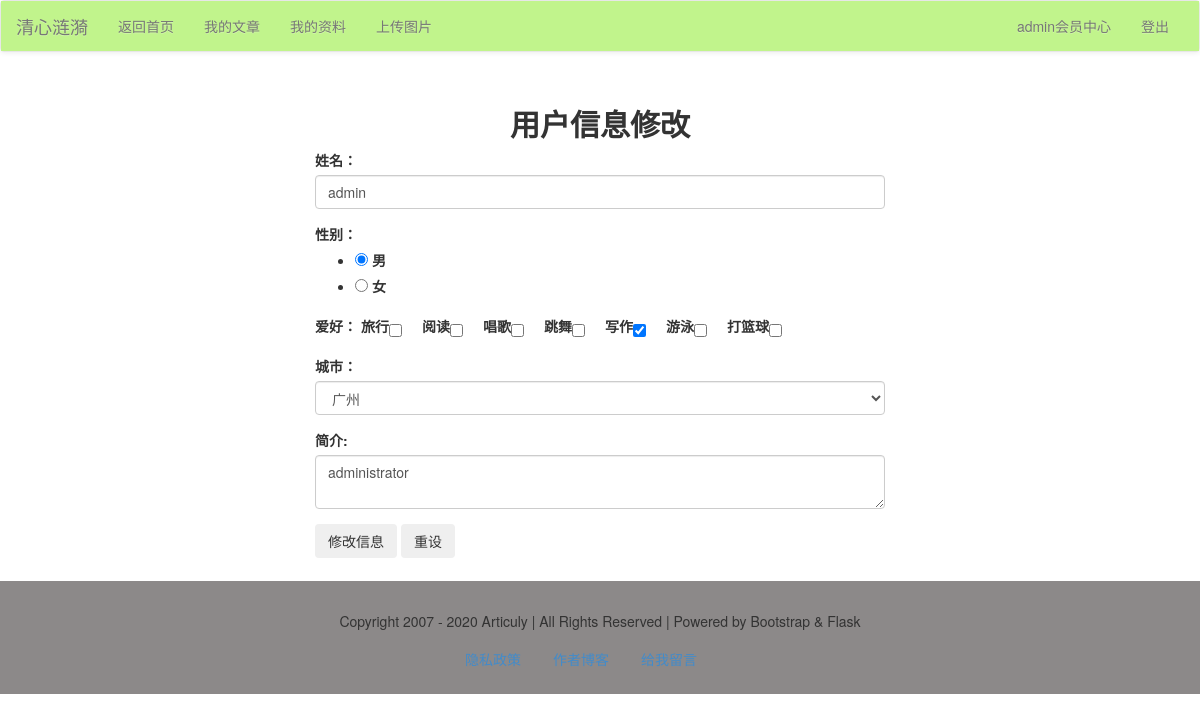
/member/user/edit/ (signed in), run on the app's committed database.
### models.py (models this page shows, shortened)
class User(db.Model):
    id = db.Column(db.Integer, primary_key=True)
    username = db.Column(db.String)
    password = db.Column(db.String)
    realname = db.Column(db.String)
    sex = db.Column(db.Integer)
    city = db.Column(db.String)
    hobby = db.Column(db.String)
    intro = db.Column(db.String)
    comment = db.relationship('Comment')

### member/users.py (the view)
@member_app.route("/user/edit/", methods=['get', 'post'])
def userEdit():
    message = None
    form = EditInfoForm()
    user = User.query.filter_by(username=session['user']).one()
    if form.validate_on_submit():
        user.realname = form.data['name']
        user.sex = form.data['sex']
        user.hobby = ', '.join(form.data['hobby'])
        user.city = form.data['city']
        user.intro = form.data['intro']
        try:
            db.session.commit()
            message = '修改成功'
        except Exception as e:
            print(str(e))
            message = '后台发生错误'
    elif form.errors:
        print(form.errors)
        message = '表单发生错误'
    else:
        form.name.data = user.realname
        form.sex.data = user.sex
        form.hobby.data = user.hobby
        form.city.data = user.city
        form.intro.data = user.intro
    return render_template("member/info/info_edit.html", message=message, user=user, form=form)

### forms/account_form.py
class EditInfoForm(FlaskForm):
    name = StringField('姓名：',
                       validators=[DataRequired('真实姓名必填')],
                       render_kw={'class': 'form-control', 'placeholder': "请填写您的真实姓名"})
    sex = RadioField('性别：', coerce=int,
                     choices=[(1, '男'), (2, '女')])
    hobby = CheckBoxField('爱好：', choices=[('travel', '旅行'), ('reading', '阅读'), ('singing', '唱歌'), ('dancing', '跳舞'),
                                          ('writing', '写作'), ('swimming', '游泳'), ('playing basketball', '打篮球')],
                          render_kw={"class": "checkbox-inline"})
    city = SelectField('城市：', validators=[DataRequired('必须所有城市')],
                       choices=[('', '请选择城市'), ('010', '北京'), ('021', '上海'), ('020', '广州'), ('0755', '深圳'),
                                ('0571', '杭州'), ('023', '重庆'), ('0512', '苏州')],
                       render_kw={'class': 'form-control'})
    intro = CKEditorField('简介:', render_kw={'class': 'form-control'})

### app.py (called while the page is built)
@app.context_processor
def account():
    username = session.get('user')
    return {'username': username}

@app.context_processor
def getCateList():
    cates = Category.query.all()
    return {'cates': cates}

### libs.py (called while the page is built)
def login_required(func):
    @wraps(func)
    def decorator_nest(*args, **kwargs):
        if not 'user' in session:
            return redirect(url_for('login'))
        else:
            print(func)
            return func(*args, **kwargs)
    return decorator_nest

### member/member_app.py (called while the page is built)
@member_app.before_request
@login_required
def is_login():
    print(session['user'])

### templates/member/info/info_edit.html (shortened to what this page needs)
{% extends "member/member_base.html" %}
{% block content %}
    <div class="container-fluid">
        <div class="row">
            <div class="main col-lg-6 col-lg-offset-3 col-md-8 col-md-offset-2 col-sm-10 col-sm-offset-1 col-xs-12">
                <h2 class="text-center"><b>用户信息修改</b></h2>
                <div class="body">
                    <form action="" method="post">
                        {% for field in form %}
                            {% if field.widget.input_type!='hidden' %}
                                <div class="form-group">
                                    {{ field.label }}
                                    {{ field }}
                                </div>
                            {% else %}
                                {{ field }}
                            {% endif %}
                        {% endfor %}
                        <div class="form-group">
                            <input class="btn" type="submit" name="submit" id="btn1" value="修改信息"/>
                            <input class="btn" type="reset" name="reset" id="btn2" value="重设"/>
                        </div>
                    </form>
                </div>
            </div>
        </div>
    </div>
{% endblock %}

### data on the page
User: form "☑ 男 ☐ 女" "广州" "administrator", label "爱好：", hobby "☐ ☐ ☐ ☐ ☑ ☐ ☐"

### other printed values
{{ username }} "admin"
{{ field.label }} "姓名：" "性别：" "城市：" "简介:"
